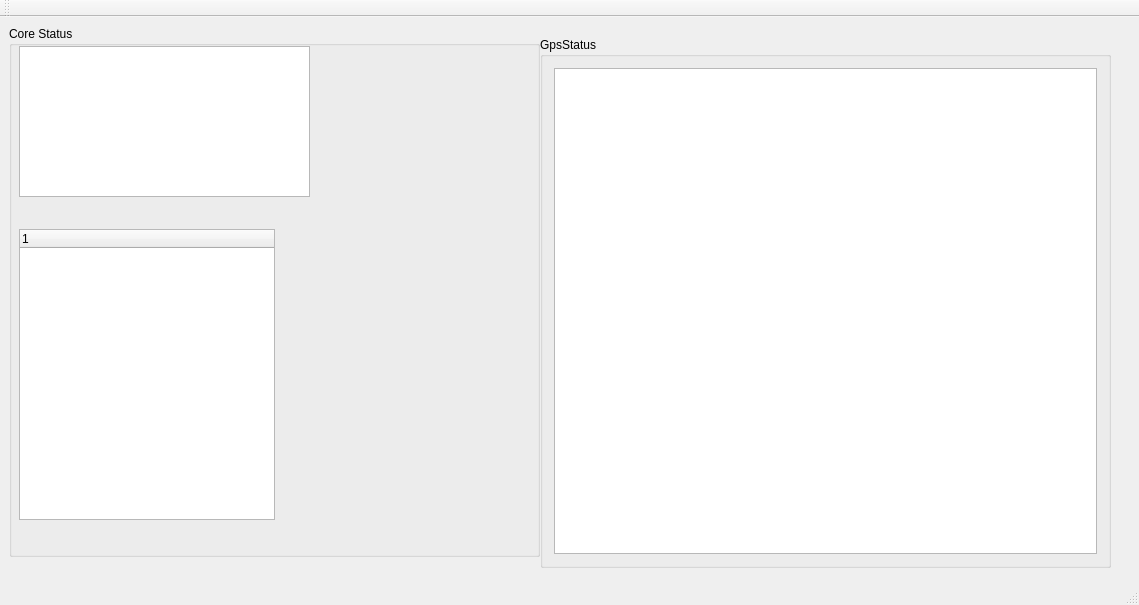
<?xml version="1.0" encoding="UTF-8"?>
<ui version="4.0">
 <class>MainWindow</class>
 <widget class="QMainWindow" name="MainWindow">
  <property name="geometry">
   <rect>
    <x>0</x>
    <y>0</y>
    <width>1139</width>
    <height>605</height>
   </rect>
  </property>
  <property name="windowTitle">
   <string>MainWindow</string>
  </property>
  <widget class="QWidget" name="centralWidget">
   <widget class="QGroupBox" name="groupBox">
    <property name="geometry">
     <rect>
      <x>9</x>
      <y>9</y>
      <width>531</width>
      <height>531</height>
     </rect>
    </property>
    <property name="title">
     <string>Core Status</string>
    </property>
    <widget class="QTreeWidget" name="treeWidget">
     <property name="geometry">
      <rect>
       <x>10</x>
       <y>203</y>
       <width>256</width>
       <height>291</height>
      </rect>
     </property>
     <column>
      <property name="text">
       <string notr="true">1</string>
      </property>
     </column>
    </widget>
    <widget class="QTableWidget" name="coreStatusTableWidget">
     <property name="geometry">
      <rect>
       <x>10</x>
       <y>20</y>
       <width>291</width>
       <height>151</height>
      </rect>
     </property>
    </widget>
   </widget>
   <widget class="QGroupBox" name="groupBox_2">
    <property name="geometry">
     <rect>
      <x>540</x>
      <y>20</y>
      <width>571</width>
      <height>531</height>
     </rect>
    </property>
    <property name="title">
     <string>GpsStatus</string>
    </property>
    <layout class="QVBoxLayout" name="verticalLayout">
     <item>
      <widget class="QPlainTextEdit" name="plainTextEdit"/>
     </item>
    </layout>
   </widget>
  </widget>
  <widget class="QMenuBar" name="menuBar">
   <property name="geometry">
    <rect>
     <x>0</x>
     <y>0</y>
     <width>1139</width>
     <height>21</height>
    </rect>
   </property>
  </widget>
  <widget class="QToolBar" name="mainToolBar">
   <attribute name="toolBarArea">
    <enum>TopToolBarArea</enum>
   </attribute>
   <attribute name="toolBarBreak">
    <bool>false</bool>
   </attribute>
  </widget>
  <widget class="QStatusBar" name="statusBar"/>
 </widget>
 <layoutdefault spacing="6" margin="11"/>
 <resources/>
 <connections/>
</ui>
